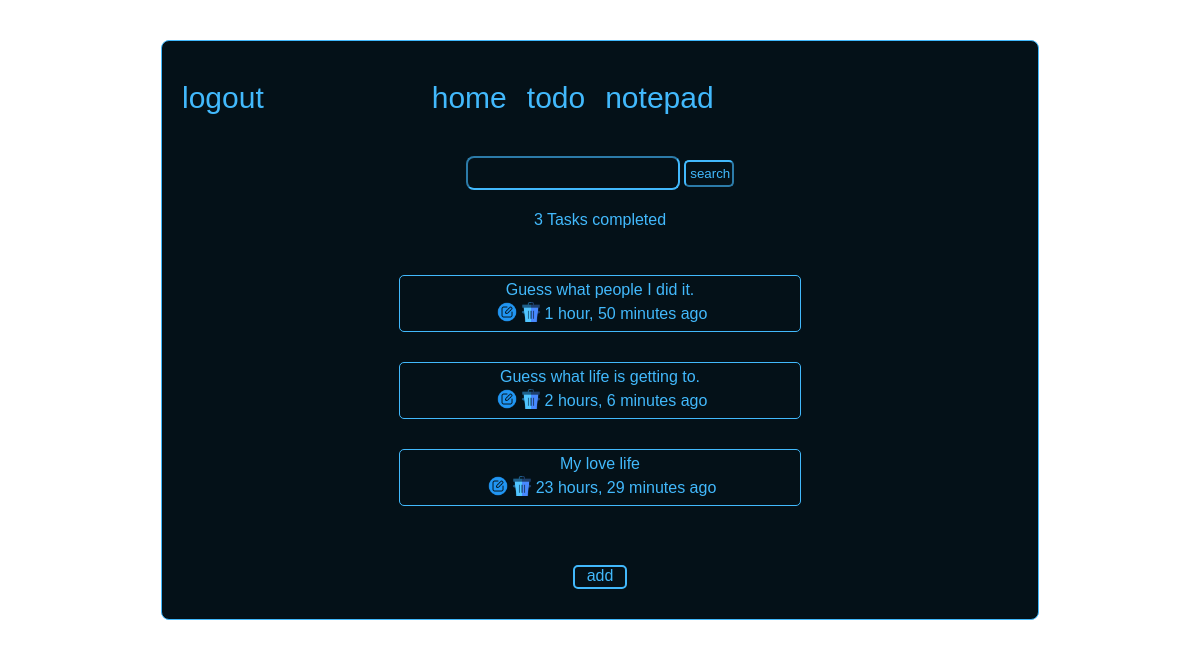
Before: /notepadHome/ (signed in) with the older database file.
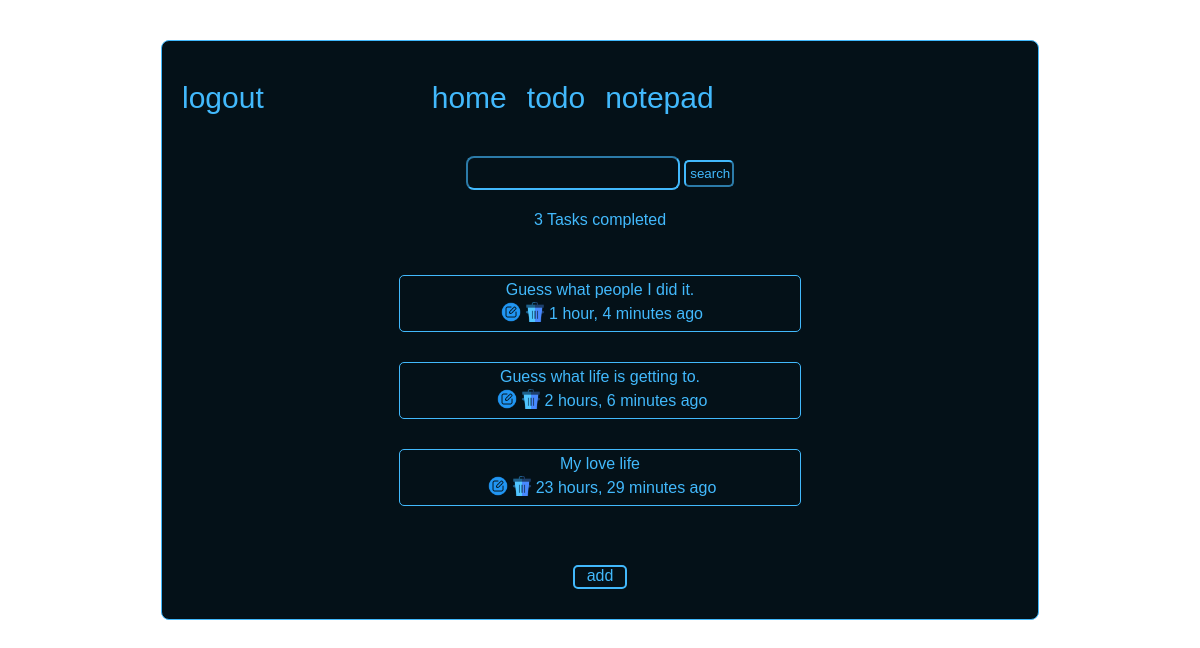
After: the same page with the newer database file.
### base/models.py (models this page shows)
class Notepad(models.Model):
    title = models.CharField(max_length=225)
    body = models.TextField()
    created = models.DateTimeField(auto_now=True)
    updated = models.DateField(auto_now=True)
    class Meta: ordering = ["-created", "-updated"]
    def __str__(self): return self.title

### base/views.py (the view)
# urls.py: path('notepadHome/', views.notepadHome, name='notepadHome'),
@login_required(login_url="MainLogin")
def notepadHome(request):
    q = request.GET.get('q') if request.GET.get('q') != None else ''
    notepad = Notepad.objects.filter(
        Q(title__icontains=q) | Q(body__icontains=q))
    note_count = notepad.count()
    context = {'notepad': notepad, 'note_count': note_count}
    return render(request, 'base/notepadHome.html', context)

### base/templates/base/notepadHome.html
{% extends 'main.html' %}
{% block content %}
    <div class='container-content'>
        {% include 'navBar.html' %}
        {% include 'searchBar.html' %}
        <div class='indicate'>
        {% if note_count == 0 %}
            <p >No task completed</p>
        {%elif  note_count == 1 %}
             <p > {{note_count}} Task completed</p>
        {%else%}
            <p > {{note_count}} Tasks completed</p>
        {%endif%}
        </div>
 <div class="container-container">
        {% for note in notepad%}
        <a href="{%url 'notepadRoom' note.id %}" id="pointer-id">
                <div class='div-container' >
                   {{note| capfirst}}
                   {%load static%}
                    <br/>
                    {% if request.user.is_authenticated%}
                    <div class="img-container">
                        <a href="{% url 'notepadUpdate' note.id%}"><img src="{% static 'images/edit (1).png'%}" id="img1"/></a>
                        <a href="{% url 'notepadDelete' note.id%}"><img src="{% static 'images/trash.png'%}" id="img2"/></a>
                    {{note.created | timesince}} ago
                    </div>
                    {% endif %}
                </div>
        </a>
            {%endfor%}
    </div>
            {% if request.user.is_authenticated%}
            <a href="{% url 'notepadCreate'%}" id='add-button'>add</a>
            {%endif%}
    </div>
{% endblock  %}

Changed rows visible on the page:
changed Notepad "Guess what people I did it.": created "1 hour, 50 minutes" → "1 hour, 4 minutes"
